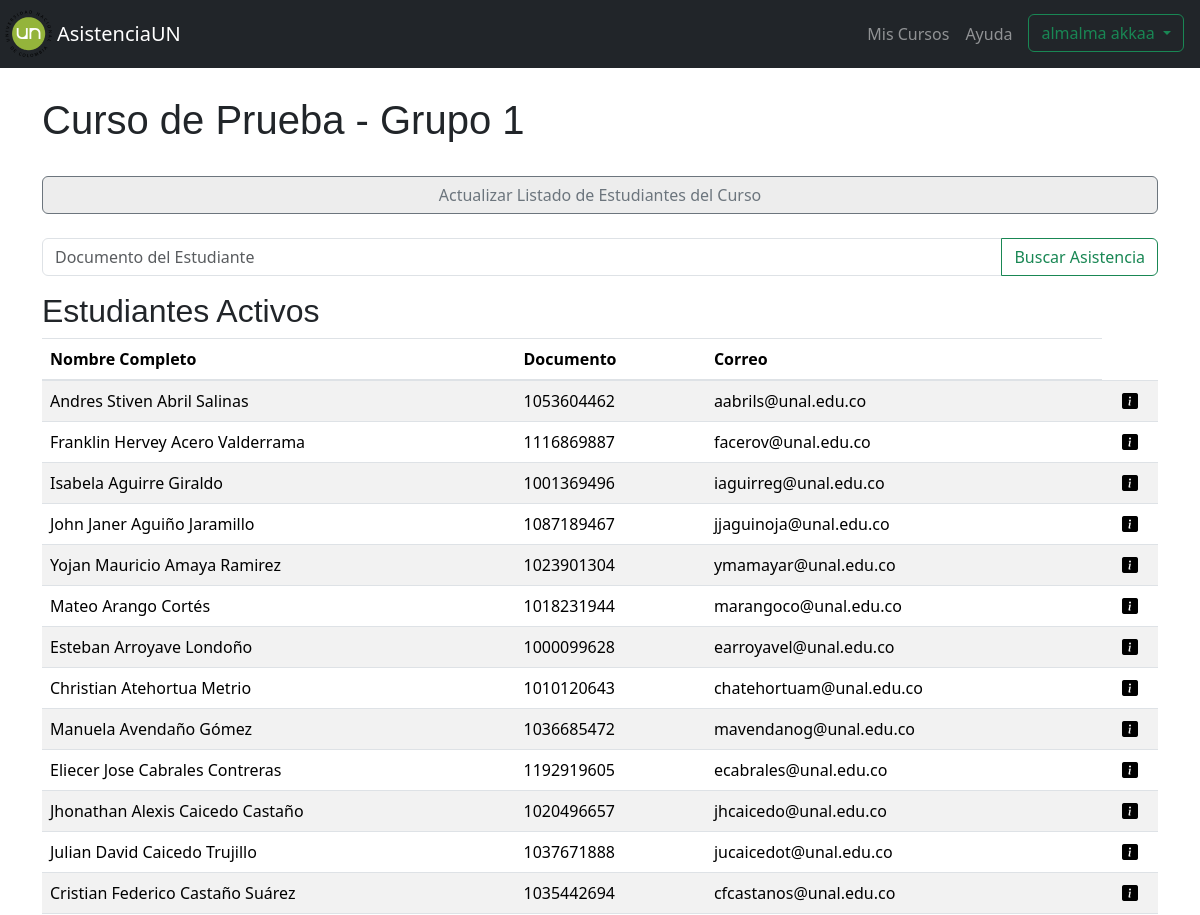
/listar_estudiantes_curso/21/ (signed in, upper part), run on an earlier commit of the app's database.
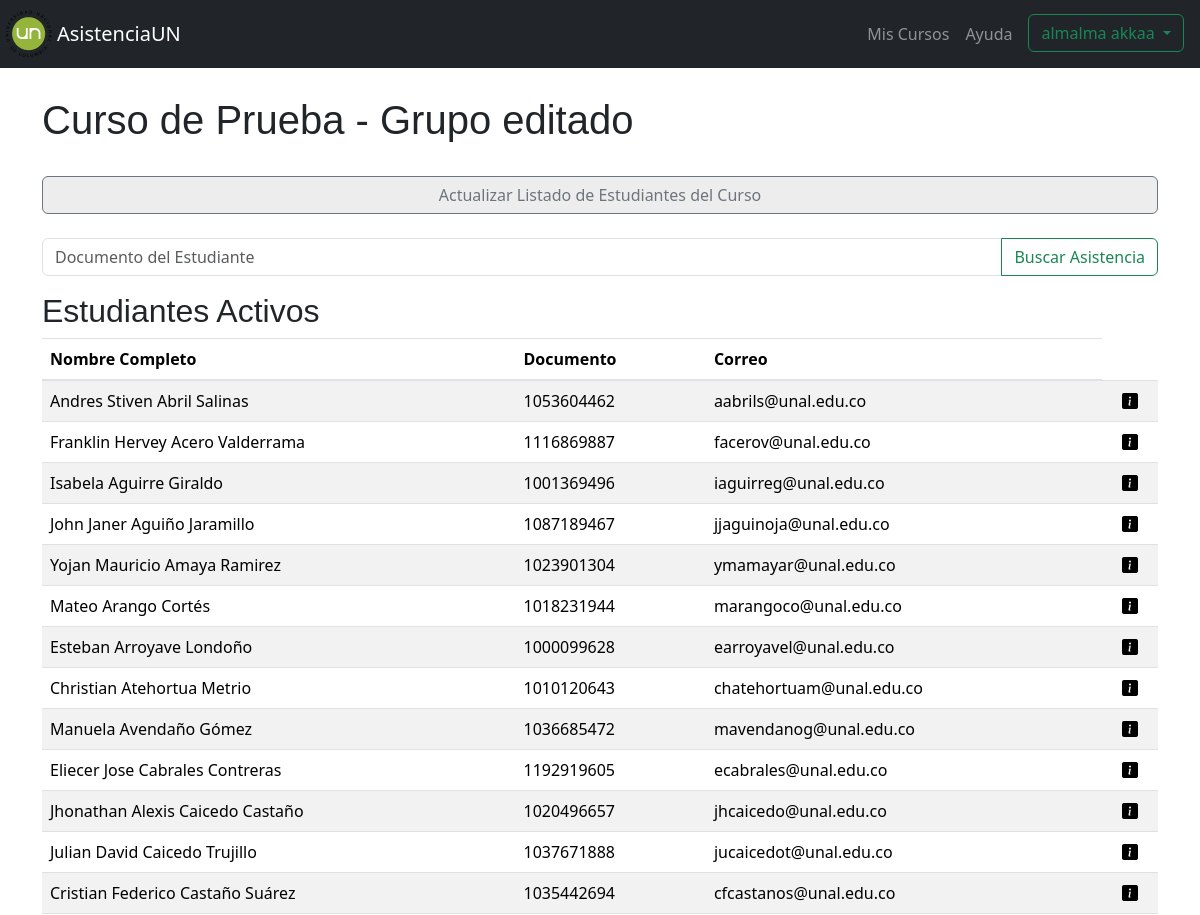
And on a later commit of the database.
### myapp/models.py (models this page shows)
class Grupos(models.Model):
    id_grupo = models.AutoField(primary_key=True)
    nombre_grupo = models.CharField(max_length=100, null=False)
    curso_grupo = models.ForeignKey(Cursos, on_delete=models.CASCADE)
    estudiantes_grupo = models.ManyToManyField(Estudiantes, through='Inscripcion')

class Cursos(models.Model):
    id_curso = models.AutoField(primary_key=True)
    nombre_curso = models.CharField(max_length=100, null=False)
    anio_curso = models.IntegerField(null=False)
    semestre_curso = models.CharField(max_length=2, null=False, choices=[('1S', '1S'), ('2S', '2S')])
    fecha_creacion_curso = models.DateTimeField(auto_now_add=True)
    profesor_curso = models.ForeignKey(Profesores, on_delete=models.CASCADE)

### myapp/views.py (the view)
# urls.py: path('listar_estudiantes_curso/<int:grupo>/', views.listar_estudiantes_curso,name="listar_estudiantes_curso"),
@login_required
def listar_estudiantes_curso(request,grupo):
    if  'profesor_id' in request.session:
        profesor = Profesores.objects.get(id=request.session['profesor_id'])
        grupo = Grupos.objects.get(id_grupo=grupo)
        try:
            if request.method == 'POST':
                if 'actualizarEstudiantes' in request.POST:
                    archivo = request.FILES['archivo_estudiantes']
                    actualizar = actualizar_estudiantes.actualizar_grupo_estudiantes(archivo, grupo.id_grupo)
                    cantidad=actualizar.ejecutar()
                    estudiantes_activos = grupo.estudiantes_grupo.filter(inscripcion__estado=True).order_by('apellidos_estudiante')
                    estudiantes_inactivos = grupo.estudiantes_grupo.filter(inscripcion__estado=False).order_by('apellidos_estudiante')
                    return render(request, 'profesores/listar_estudiantes_curso.html', {'grupo': grupo,'profesor': profesor, 'estudiantes_activos': estudiantes_activos,'estudiantes_inactivos':estudiantes_inactivos, 'mensaje_actualizacion': f'Estudiantes actualizados: {cantidad[0]} estudiantes nuevos, {cantidad[1]} estudiantes eliminados'})
            else:
                estudiantes_activos = grupo.estudiantes_grupo.filter(inscripcion__estado=True).order_by('apellidos_estudiante')
                estudiantes_inactivos = grupo.estudiantes_grupo.filter(inscripcion__estado=False).order_by('apellidos_estudiante')
                return render(request, 'profesores/listar_estudiantes_curso.html', {'grupo': grupo,'profesor': profesor, 'estudiantes_activos': estudiantes_activos,'estudiantes_inactivos':estudiantes_inactivos})
        except Exception as e:
            print(e)
            return redirect('informacion_curso',grupo=grupo.id_grupo)
    else:
        return redirect('index')

### myapp/templates/profesores/listar_estudiantes_curso.html (shortened to what this page needs)
{% extends "profesores/format.html" %}
{% block content %}
<div class="container mt-5 pt-5">
    <h1 class="pb-4">{{grupo.curso_grupo.nombre_curso}} - Grupo {{grupo.nombre_grupo}}</h1>
    <div class="d-grid gap-2 pb-4">
        <button type="button" class="btn btn-outline-secondary btn-validar-listado" data-bs-toggle="modal"
            data-bs-target="#actualizarEstudiantes">
            Actualizar Listado de Estudiantes del Curso
        </button>
    </div>
    <div class="input-group mb-3">
        <input type="text" class="form-control" aria-label="Search" placeholder="Documento del Estudiante"
            aria-describedby="search-button">
        <div class="input-group-append">
            <button class="btn btn-outline-success" type="button" id="search-button">Buscar Asistencia</button>
        </div>
    </div>
    <h2>Estudiantes Activos</h2>
    <div class="table-responsive">
    <table class="table table-striped table-hover">
        <thead>
            <tr>
                <th>Nombre Completo</th>
                <th>Documento</th>
                <th>Correo</th>
            </tr>
        </thead>
        <tbody>
            {% if estudiantes_activos %}
            {% for estudiante in estudiantes_activos %}
            <tr>
                <td>{{estudiante.nombres_estudiante}} {{estudiante.apellidos_estudiante}}</td>
                <td>{{estudiante.documento_estudiante}}</td>
                <td>{{estudiante.user.email}}</td>
                <td class="text-center"><i class="bi bi-info-square-fill" style="cursor: pointer;"></i></td>
            </tr>
            {% endfor %}
            {% endif %}
        </tbody>
    </table>
</div>
</div>
{% endblock %}

What changed in the data, as far as the page shows it:
changed Grupos "Curso de Prueba": nombre_grupo "1" → "editado"
